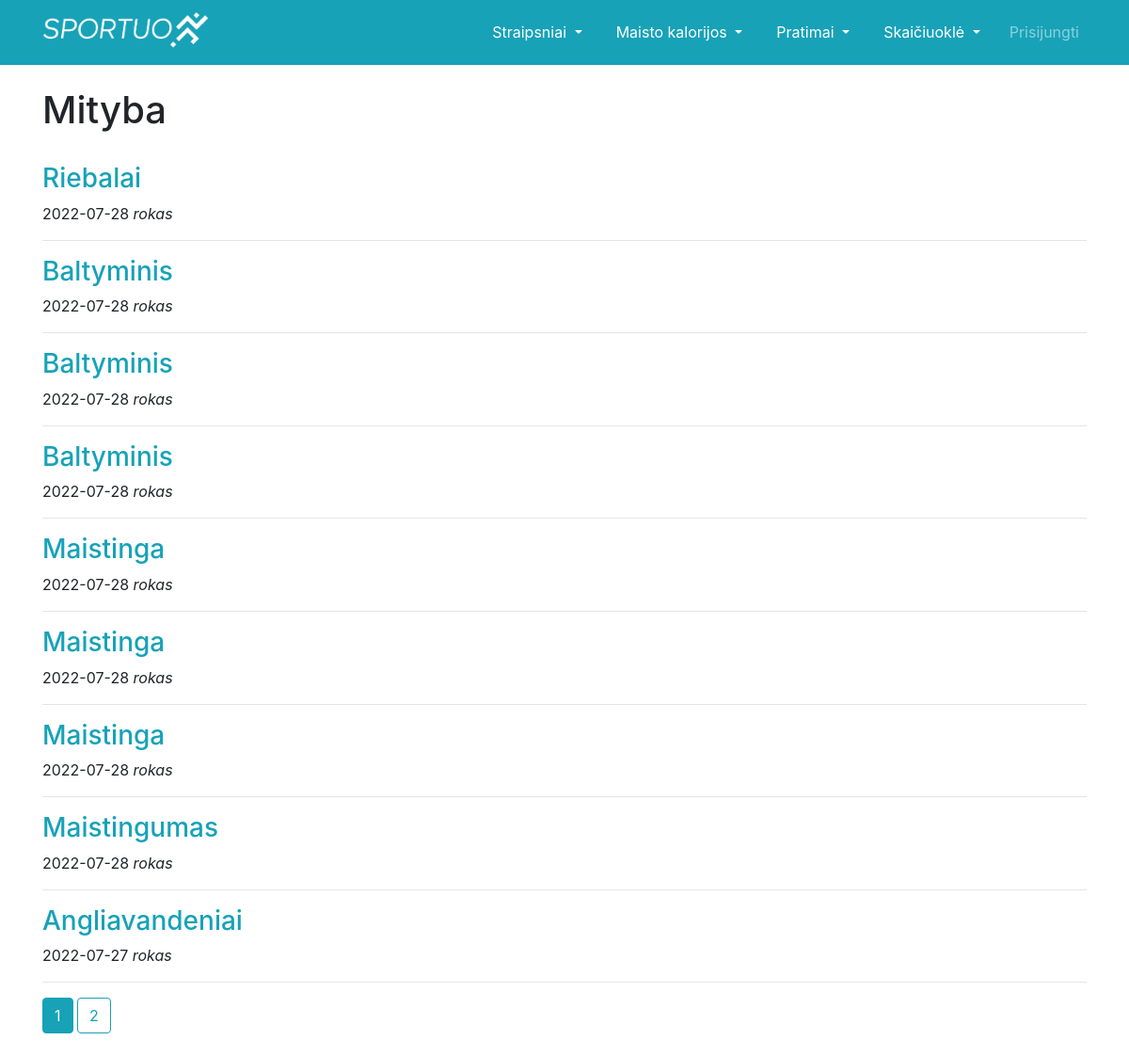
/straipsniai_mityba, run on the app's committed database.
### app.py (models this page shows, shortened)
class Straipsnis(db.Model):
    __tablename__ = "straipsnis"
    id = db.Column(db.Integer, primary_key=True)
    vardas = db.Column("Vardas", db.String(), nullable=False)
    pavadinimas = db.Column("Pavadinimas", db.String(), nullable=False)
    tema = db.Column("Tema", db.String(), nullable=False)
    data = db.Column("Data", db.DateTime(), nullable=False, default=datetime.today())
    tekstas = db.Column("Tekstas", db.String(), nullable=False)

### app.py (the view)
@app.route('/straipsniai_mityba')
def straipsniai_mityba():
    page = request.args.get('page', 1, type=int)
    data = Straipsnis.query.filter_by(tema="Mityba").order_by(Straipsnis.data.desc()).paginate(page=page, per_page=9)
    return render_template('straipsniai_mityba.html', data=data, datetime=datetime)

### templates/straipsniai_mityba.html
{% extends "base.html" %}
{% block content %}
<h1>Mityba</h1>
<br>
{% for straipsnis in data.items %}
<h3><a href="{{ url_for('straipsnis',tema=straipsnis.tema, pavadinimas=straipsnis.pavadinimas, id=straipsnis.id) }}"
class="text-info">{{ straipsnis.pavadinimas.capitalize() }}</a></h3>
<p>{{ datetime.strftime(straipsnis.data, "%Y-%m-%d")}} <i>{{ straipsnis.vardas }}</i></p>
<hr>
{% endfor %}
{% for page_num in data.iter_pages(left_edge=1, right_edge=1, left_current=1, right_current=2) %}
  {% if page_num %}
    {% if data.page == page_num %}
      <a class="btn btn-info mb-4" href="{{ url_for('straipsniai_mityba', page=page_num) }}">{{ page_num }}</a>
    {% else %}
      <a class="btn btn-outline-info mb-4" href="{{ url_for('straipsniai_mityba', page=page_num) }}">{{ page_num }}</a>
    {% endif %}
  {% else %}
    ...
  {% endif %}
{% endfor %}
{% endblock %}

### static/css/style.css (style rules this page uses)
body, html { height: 100%; }
* { box-sizing: border-box; }

### data on the page
Straipsnis: pavadinimas "Riebalai", strftime "2022-07-28", vardas "rokas"
Straipsnis: pavadinimas "Baltyminis", strftime "2022-07-28", vardas "rokas"
Straipsnis: pavadinimas "Baltyminis", strftime "2022-07-28", vardas "rokas"
Straipsnis: pavadinimas "Baltyminis", strftime "2022-07-28", vardas "rokas"
Straipsnis: pavadinimas "Maistinga", strftime "2022-07-28", vardas "rokas"
Straipsnis: pavadinimas "Maistinga", strftime "2022-07-28", vardas "rokas"
Straipsnis: pavadinimas "Maistinga", strftime "2022-07-28", vardas "rokas"
Straipsnis: pavadinimas "Maistingumas", strftime "2022-07-28", vardas "rokas"
Straipsnis: pavadinimas "Angliavandeniai", strftime "2022-07-27", vardas "rokas"

### other printed values
{{ page_num }} "1"
{{ page_num }} "2"
